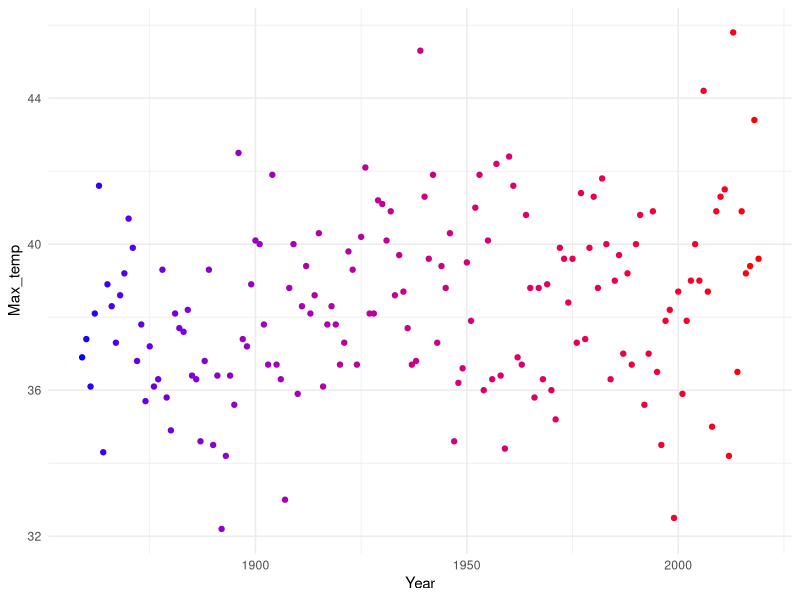
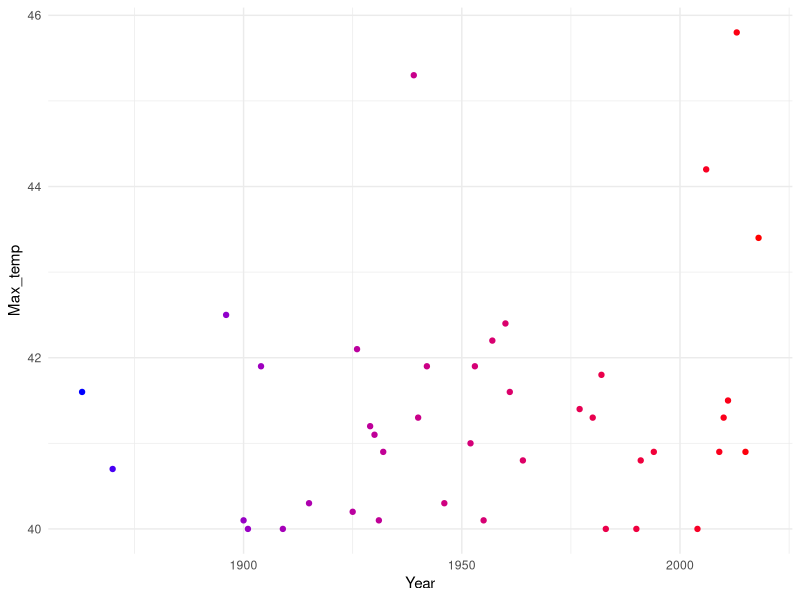
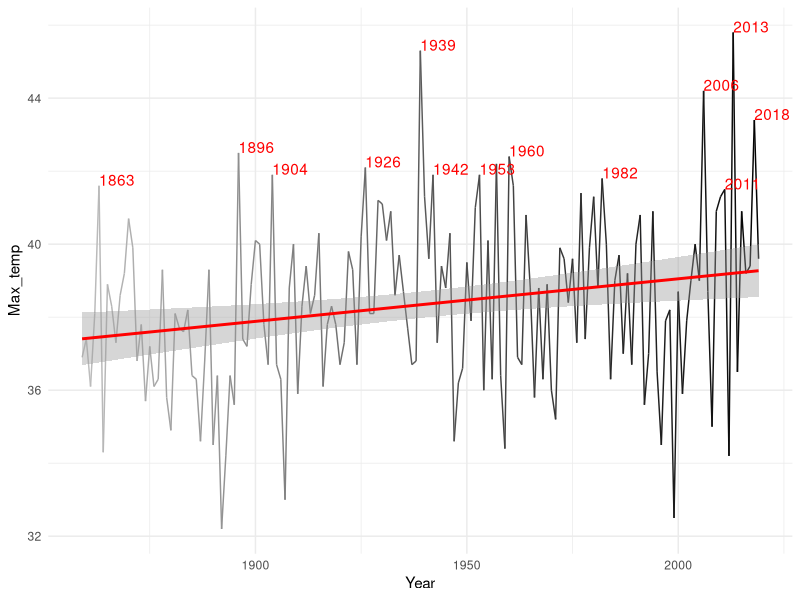
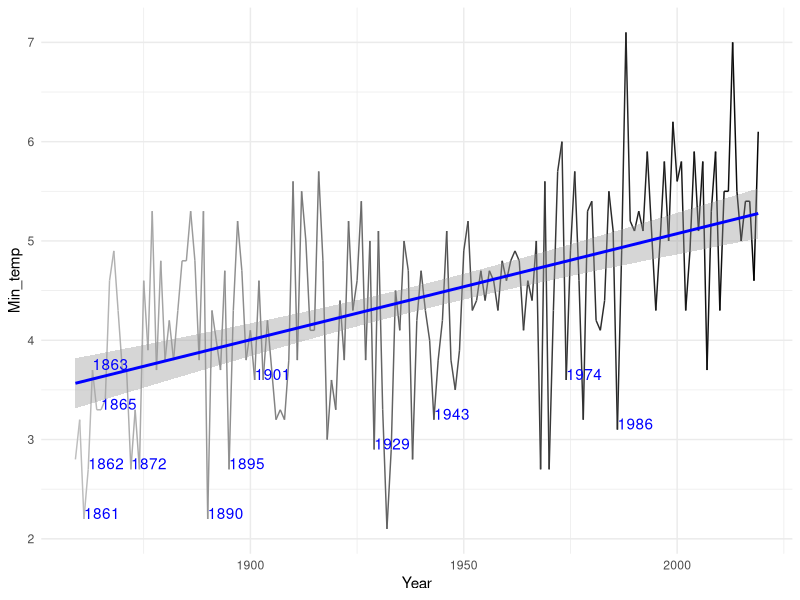
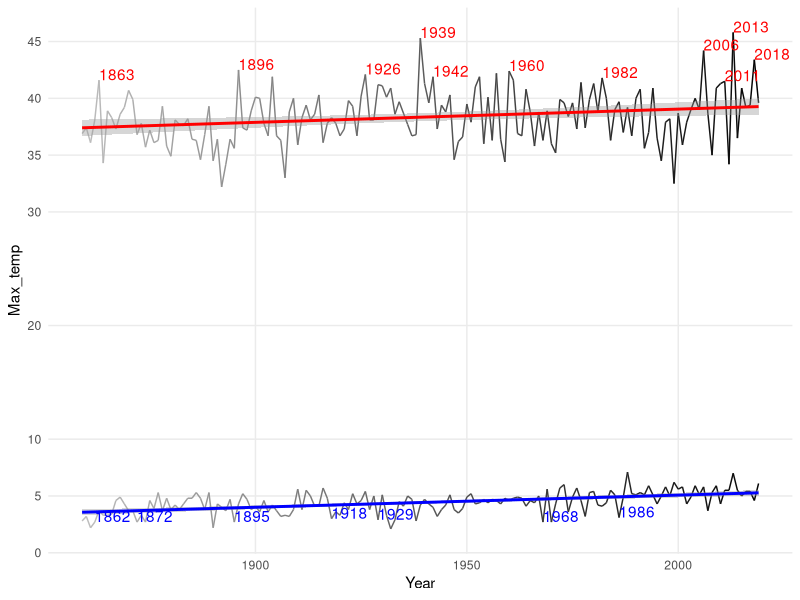

The R source for these figures, in order:
## ---- chunk 1
knitr::opts_chunk$set(echo = TRUE)
## ---- chunk 2
#Load required packages
library(readxl)
library(ggplot2)
library(tidyverse)
theme_set(theme_minimal())

#Load dataset
Annual_max_temp <- read_excel("Annual max temp.xlsx")
Annual_min_temperature <- read_excel("Annual min temperature.xlsx")

#Create new dataframe joining max and min temperature dataset and clean up data
Aus_climate <- Annual_max_temp %>%
  filter(Year != "2020") %>%
  mutate(Min_temp = Annual_min_temperature$`Minimum temperature`) %>%
  rename(Max_temp = 'Max temp') %>%
  arrange(desc(Max_temp)) %>%
  mutate(rank_max = 1:n())
## ---- chunk 3
Aus_climate
## ---- chunk 4
ggplot(data = Aus_climate) +
  geom_point(mapping = aes(x = Year, y = Max_temp, color = Year)) +
  scale_color_gradient(low="blue", high="red") +
  theme(legend.position = "none")
## ---- chunk 5
#We first create a filtered dataframe with the 75th percentile maximum temperatures
Max_temp_75 <- Aus_climate %>% 
  filter(rank_max < 40.25) %>%
  select(Year, Max_temp, rank_max) %>%
  arrange(desc(Year)) %>%
  mutate(rank_year = 1:n())

#We then plot using the data from the filtered dataframe
ggplot(data = Max_temp_75) +
  geom_point(mapping = aes(x = Year, y = Max_temp, color = Year)) +
  scale_color_gradient(low="blue", high="red") +
  theme(legend.position = "none")
## ---- chunk 6
ggplot(data = Aus_climate, mapping = aes(Year, Max_temp)) +
  geom_line(mapping = aes(colour = Year)) +
  geom_smooth(method = "lm", colour = "red") +
  geom_text(aes(label=ifelse(rank_max<16,as.character(Year),'')),colour = "red", 
            check_overlap = TRUE,hjust=0,vjust=0) +
  scale_colour_gradient(low="grey", high = "black") +
  theme(legend.position = "none")
## ---- chunk 7
ggplot(data = Aus_climate, mapping = aes(Year, Min_temp)) +
  geom_line(mapping = aes(colour = Year)) +
  geom_smooth(method = "lm", colour = "blue") +
  geom_text(aes(label=ifelse(Min_temp<3.8,as.character(Year),'')),colour = "blue", 
            check_overlap = TRUE,hjust=0,vjust=0) +
  scale_colour_gradient(low="grey", high = "black") +
  theme(legend.position = "none")
## ---- chunk 8
ggplot(data = Aus_climate, mapping = aes(Year, Max_temp)) +
  geom_line(mapping = aes(colour = Year)) +
  geom_smooth(method = "lm", colour = "red") +
  geom_text(aes(label=ifelse(rank_max<16,as.character(Year),'')),colour = "red", 
            check_overlap = TRUE,hjust=0,vjust=0) +
  geom_line(mapping = aes(Year, Min_temp, colour = Year)) +
  geom_smooth(mapping = aes(Year, Min_temp), method = "lm", colour = "blue") +
  geom_text(mapping = aes(Year, Min_temp, label=ifelse(Min_temp<3.8,as.character(Year),'')),
            colour = "blue", 
            check_overlap = TRUE,hjust=0,vjust=0) +
  scale_colour_gradient(low="grey", high = "black") +
  scale_y_continuous(breaks = c(0,5,10,20,30,35,40,45)) +
  theme(legend.position = "none",
        panel.grid.minor = element_blank())
